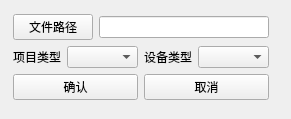
<?xml version="1.0" encoding="UTF-8"?>
<ui version="4.0">
 <class>packWidget</class>
 <widget class="QWidget" name="packWidget">
  <property name="geometry">
   <rect>
    <x>0</x>
    <y>0</y>
    <width>291</width>
    <height>119</height>
   </rect>
  </property>
  <property name="windowTitle">
   <string>打包</string>
  </property>
  <widget class="QWidget" name="">
   <property name="geometry">
    <rect>
     <x>13</x>
     <y>14</y>
     <width>256</width>
     <height>86</height>
    </rect>
   </property>
   <layout class="QGridLayout" name="gridLayout">
    <item row="0" column="0">
     <layout class="QHBoxLayout" name="horizontalLayout">
      <item>
       <widget class="QPushButton" name="btnPackPath">
        <property name="text">
         <string>文件路径</string>
        </property>
       </widget>
      </item>
      <item>
       <widget class="QLineEdit" name="lineFilePath"/>
      </item>
     </layout>
    </item>
    <item row="1" column="0">
     <layout class="QHBoxLayout" name="horizontalLayout_2">
      <item>
       <widget class="QLabel" name="label">
        <property name="text">
         <string>项目类型</string>
        </property>
       </widget>
      </item>
      <item>
       <widget class="QComboBox" name="comboProjectType"/>
      </item>
      <item>
       <widget class="QLabel" name="label_2">
        <property name="text">
         <string>设备类型</string>
        </property>
       </widget>
      </item>
      <item>
       <widget class="QComboBox" name="comboDevType"/>
      </item>
     </layout>
    </item>
    <item row="2" column="0">
     <layout class="QHBoxLayout" name="horizontalLayout_3">
      <item>
       <widget class="QPushButton" name="btnConfirm">
        <property name="text">
         <string>确认</string>
        </property>
       </widget>
      </item>
      <item>
       <widget class="QPushButton" name="btnCancel">
        <property name="text">
         <string>取消</string>
        </property>
       </widget>
      </item>
     </layout>
    </item>
   </layout>
  </widget>
 </widget>
 <resources/>
 <connections/>
</ui>
